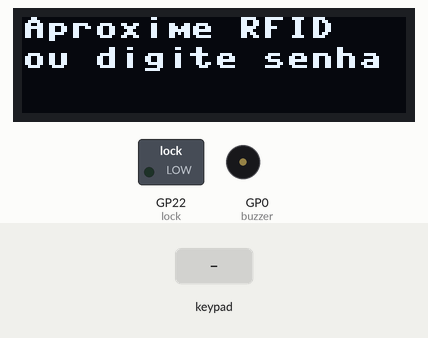
The program below on a simulated Raspberry Pi Pico running MicroPython. On the bench: 128×32 one-colour display, switched loads named in the program (green lamp = pin HIGH), buzzer (waves = sounding, pin HIGH). Inputs (shaded band) come from the test bench. The clock reads 2024-03-15 10:24:30 at power-on unless the program sets it; library files of the repository ran but are not shown: ssd1306.py, MFRC522.py; what the program prints to the serial console is not drawn.

Above: at 1.2 s.
1.3 s: keypad keys 1 2 3 4 5 # pressed 0.4 s apart
At 2.33 s:
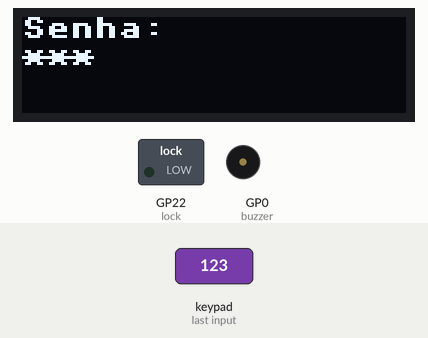
At 5.0 s:
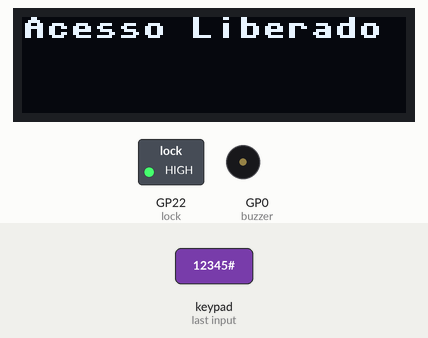
Timing chart, 0 to 10.4 s (numbered marks = the images above; inputs shaded):
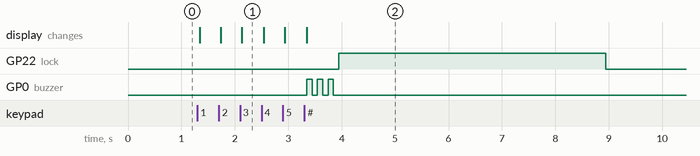

The program:

main.py
```python
from machine import Pin, I2C
import utime
from OLED.ssd1306 import SSD1306_I2C
from Teclado.keyboard import MatrixKeyboard
from RFID.MFRC522 import MFRC522

# ---- DISPLAY OLED ----
from OLED.ssd1306 import SSD1306_I2C
i2c = I2C(1, scl=Pin(3), sda=Pin(2), freq=400000)
display = SSD1306_I2C(128, 32, i2c)

def display_message(line1="", line2=""):
    display.fill(0)
    display.text(line1, 0, 0, 1)
    display.text(line2, 0, 10, 1)
    display.show()

# ---- BUZZER e FECHADURA ----
buzzer = Pin(0, Pin.OUT)
lock = Pin(22, Pin.OUT)
def beep(times, duration_on=0.05, duration_off=0.05):
    for _ in range(times):
        buzzer.on()
        utime.sleep(duration_on)
        buzzer.off()
        utime.sleep(duration_off)
def open_lock(duration=5):
    lock.on()
    utime.sleep(duration)
    lock.off()

# ---- TECLADO MATRICIAL ----
from Teclado.keyboard import MatrixKeyboard
rows_pins = [6, 9, 10, 11]
cols_pins = [12, 13, 14, 15]
debounce_time = 5
keyboard = MatrixKeyboard(rows_pins, cols_pins, debounce_time)

# ---- RFID MFRC522 ----
def check_rfid():
    try:
        (stat, tag_type) = reader.request(reader.REQIDL)
        if stat == reader.OK:
            (stat, raw_uid) = reader.anticoll()
            if stat == reader.OK:
                return raw_uid
    except Exception as e:
        print("RFID error:", e)
    return None

# ---- ESTADO DO SISTEMA ----
password_entering = False
entered_password = ""
password_start_time = None
correct_password = "12345"
last_activity_time = utime.time()
inactive_timeout = 7
password_timeout = 7
access_granted_time = None
access_granted = False
display_cleared = False

# ---- MENSAGEM INICIAL ----
display_message("Aproxime RFID", "ou digite senha")
print("Aproxime um cartão RFID ou digite senha")

# ---- LOOP PRINCIPAL ----
while True:
    keys = keyboard.get_pressed_keys()
    current_time = utime.time()

    # Limpa após acesso
    if access_granted and (current_time - access_granted_time >= 10):
        display.fill(0)
        display.show()
        access_granted = False
        display_cleared = True

    # Limpa após inatividade
    if not access_granted and (current_time - last_activity_time > inactive_timeout):
        if not display_cleared:
            display.fill(0)
            display.show()
            display_cleared = True

    # Mostra mensagem se tela limpa e houve interação
    if display_cleared:
        if keys or check_rfid():
            display_message("Aproxime RFID", "ou digite senha")
            display_cleared = False
            last_activity_time = current_time

    # RFID sempre ativo
    uid = check_rfid()
    if uid and not access_granted:
        display_message("Acesso Liberado")
        print(f"UID: {'-'.join([str(x) for x in uid])}")
        beep(3, 0.1, 0.1)
        open_lock()
        access_granted_time = current_time
        access_granted = True
        last_activity_time = current_time

    # Timeout de senha
    if password_entering and password_start_time is not None:
        if current_time - password_start_time > password_timeout:
            display_message("Tempo esgotado")
            beep(2, 0.2, 0.2)
            password_entering = False
            entered_password = ""
            password_start_time = None
            utime.sleep(1)
            display_message("Aproxime RFID", "ou digite senha")
            last_activity_time = utime.time()

    # Teclado
    if keys:
        for key in keys:
            print(f"Tecla pressionada: {key}")
            last_activity_time = current_time
            if not password_entering:
                password_entering = True
                entered_password = ""
                password_start_time = current_time
            if password_entering:
                if key in "1234567890":
                    entered_password += key
                    display_message("Senha:", "*" * len(entered_password))
                    password_start_time = current_time
                elif key == "*":
                    entered_password = ""
                    display_message("Digite a senha")
                    beep(1, 0.1, 0.05)
                    password_start_time = current_time
                elif key == "#":
                    password_entering = False
                    password_start_time = None
                    display_message("Verificando...")
                    if entered_password == correct_password:
                        display_message("Acesso Liberado")
                        beep(3, 0.1, 0.1)
                        open_lock()
                        access_granted_time = current_time
                        access_granted = True
                    else:
                        display_message("Senha incorreta")
                        beep(2, 0.3, 0.3)
                    entered_password = ""

    utime.sleep_ms(10)
```

keyboard.py
```python
"""
@file u_matrix_keyboard_4x4.py
@brief Biblioteca para controlar um teclado de matriz 4x4 com Raspberry Pi Pico e MicroPython
@details Esta biblioteca fornece uma classe para interação com teclados de matriz 4x4,
         permitindo a detecção de teclas pressionadas com debouncing.
@author Rodrigo França
@date 2023-03-17
"""

from machine import Pin
import utime

class MatrixKeyboard:
    """
    @brief Classe para manipular um teclado de matriz 4x4.
    """
    def __init__(self, rows_pins, cols_pins, debounce_time_ms=20):
        """
        @param rows_pins Lista dos pinos GPIO conectados às linhas do teclado.
        @param cols_pins Lista dos pinos GPIO conectados às colunas do teclado.
        @param debounce_time_ms Tempo de debounce em milissegundos (padrão: 20ms).
        """
        self.rows = [Pin(pin, Pin.OUT, value=1) for pin in rows_pins]  # Configura linhas como saída.
        self.cols = [Pin(pin, Pin.IN, Pin.PULL_UP) for pin in cols_pins]  # Configura colunas como entrada com pull-up.
        self.debounce_time_ms = debounce_time_ms
        self.last_keys = []
        self.key_map = [
            ['D', '#', '0', '*'],
            ['C', '9', '8', '7'],
            ['B', '6', '5', '4'],
            ['A', '3', '2', '1']
        ]

    def _set_row_mode(self, row, mode):
        """Define o modo do pino para uma linha."""
        row.init(mode=Pin.OUT if mode == 0 else Pin.IN, pull=None if mode == 1 else Pin.PULL_UP)

    def _scan_keys(self):
        """Escaneia o teclado para identificar quais teclas estão sendo pressionadas."""
        pressed_keys = []
        for row in self.rows:
            self._set_row_mode(row, 1)  # Configura para alta impedância

        for row_num, row in enumerate(self.rows):
            self._set_row_mode(row, 0)
            row.value(0)
            utime.sleep_ms(1)  # Estabiliza a linha

            for col_num, col in enumerate(self.cols):
                if col.value() == 0:
                    pressed_keys.append((row_num, col_num))

            self._set_row_mode(row, 1)

        return pressed_keys

    def _debounce(self, keys):
        """Debouncing para estabilizar a detecção de teclas pressionadas."""
        if not keys:
            return keys
        utime.sleep_ms(self.debounce_time_ms)
        stable_keys = self._scan_keys()
        return [key for key in stable_keys if key in keys]

    def _scan_falling_edges(self, previous_keys):
        """Detecta bordas de descida nas teclas pressionadas."""
        current_keys = self._scan_keys()
        falling_edges = [key for key in current_keys if key not in previous_keys]
        return falling_edges

    def get_pressed_keys(self):
        """Obtém os caracteres das teclas que foram pressionadas após o debouncing."""
        falling_edges = self._scan_falling_edges(self.last_keys)
        key_chars = []
        if falling_edges:
            debounced_keys = self._debounce(falling_edges)
            if debounced_keys:
                key_chars = [self.key_map[row][col] for row, col in debounced_keys]
        self.last_keys = self._scan_keys()  # Atualiza o estado das últimas teclas
        return key_chars
```

Measured:
- after the input at 1.3 s, GP22 (lock): LOW → HIGH after 2.6 s, → LOW 5.0 s later; GP0 (buzzer): alternates HIGH for 0.10 s and LOW for 0.10 s, 6 changes in all, then stays LOW, starting after 2.0 s; the display: first changes at once (image 1 shows a later state)
